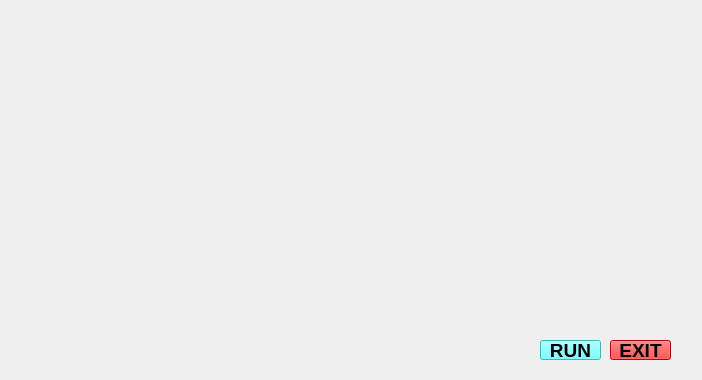
<?xml version="1.0" encoding="UTF-8"?>
<ui version="4.0">
 <class>REXUI</class>
 <widget class="QMainWindow" name="REXUI">
  <property name="geometry">
   <rect>
    <x>0</x>
    <y>0</y>
    <width>702</width>
    <height>380</height>
   </rect>
  </property>
  <property name="windowTitle">
   <string>MainWindow</string>
  </property>
  <widget class="QWidget" name="centralwidget">
   <widget class="QLabel" name="label">
    <property name="geometry">
     <rect>
      <x>0</x>
      <y>0</y>
      <width>711</width>
      <height>381</height>
     </rect>
    </property>
    <property name="text">
     <string/>
    </property>
    <property name="pixmap">
     <pixmap>../../Downloads/rex_voice_assistant_ui_fixed.gif</pixmap>
    </property>
    <property name="scaledContents">
     <bool>true</bool>
    </property>
   </widget>
   <widget class="QLabel" name="label_2">
    <property name="geometry">
     <rect>
      <x>0</x>
      <y>10</y>
      <width>181</width>
      <height>101</height>
     </rect>
    </property>
    <property name="text">
     <string/>
    </property>
    <property name="pixmap">
     <pixmap>../../Downloads/T8bahf.gif</pixmap>
    </property>
    <property name="scaledContents">
     <bool>true</bool>
    </property>
   </widget>
   <widget class="QPushButton" name="pushButton">
    <property name="geometry">
     <rect>
      <x>540</x>
      <y>340</y>
      <width>61</width>
      <height>20</height>
     </rect>
    </property>
    <property name="font">
     <font>
      <pointsize>14</pointsize>
      <weight>75</weight>
      <bold>true</bold>
     </font>
    </property>
    <property name="styleSheet">
     <string notr="true">background-color: rgb(85, 255, 255);</string>
    </property>
    <property name="text">
     <string>RUN</string>
    </property>
   </widget>
   <widget class="QPushButton" name="pushButton_2">
    <property name="geometry">
     <rect>
      <x>610</x>
      <y>340</y>
      <width>61</width>
      <height>20</height>
     </rect>
    </property>
    <property name="font">
     <font>
      <pointsize>14</pointsize>
      <weight>75</weight>
      <bold>true</bold>
     </font>
    </property>
    <property name="styleSheet">
     <string notr="true">background-color: rgb(255, 0, 0);</string>
    </property>
    <property name="text">
     <string>EXIT</string>
    </property>
   </widget>
   <widget class="QTextBrowser" name="textBrowser">
    <property name="geometry">
     <rect>
      <x>560</x>
      <y>0</y>
      <width>131</width>
      <height>41</height>
     </rect>
    </property>
    <property name="font">
     <font>
      <family>Nirmala UI</family>
      <pointsize>16</pointsize>
      <weight>75</weight>
      <bold>true</bold>
     </font>
    </property>
    <property name="styleSheet">
     <string notr="true">background:transparent;
border-radius:none;</string>
    </property>
   </widget>
   <widget class="QTextBrowser" name="textBrowser_2">
    <property name="geometry">
     <rect>
      <x>430</x>
      <y>0</y>
      <width>131</width>
      <height>41</height>
     </rect>
    </property>
    <property name="font">
     <font>
      <family>Nirmala UI</family>
      <pointsize>16</pointsize>
      <weight>75</weight>
      <bold>true</bold>
     </font>
    </property>
    <property name="styleSheet">
     <string notr="true">background:transparent;
border-radius:none;</string>
    </property>
   </widget>
  </widget>
 </widget>
 <resources/>
 <connections/>
</ui>
